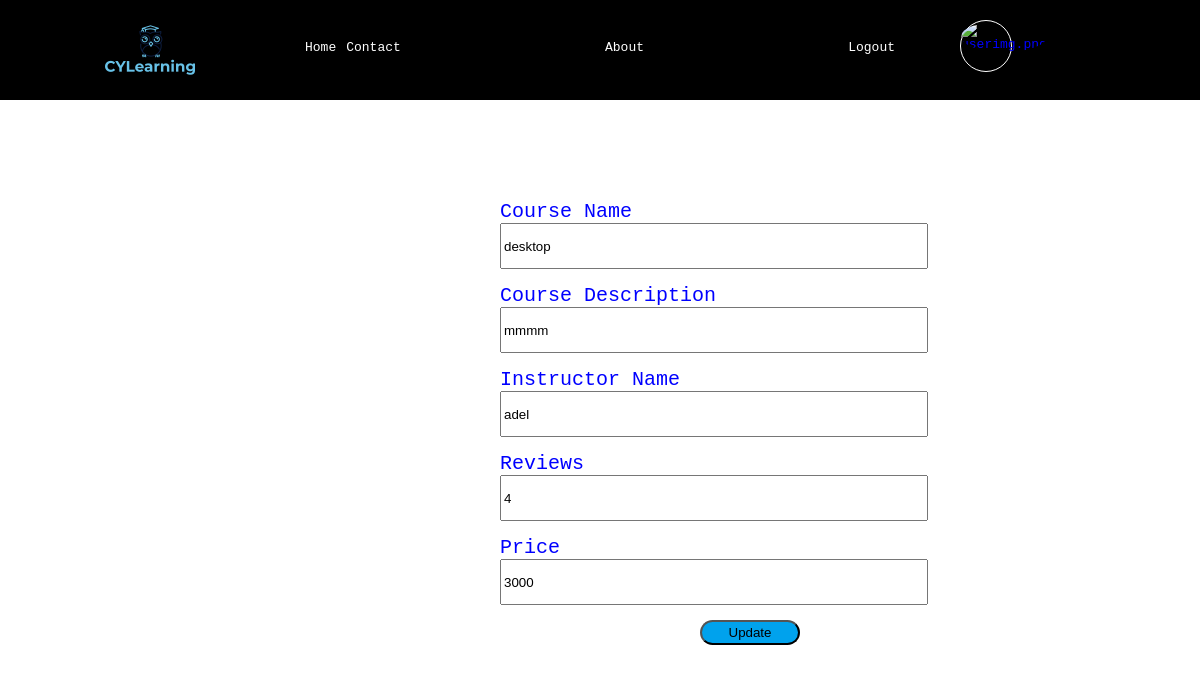
/editcourses.php?c_id=43, run on the app's committed database.
### tables this page shows
CREATE TABLE `adc` (
  `c_id` int(11) NOT NULL,
  `courseName` varchar(100) DEFAULT NULL,
  `courseDescription` text,
  `instructorName` varchar(100) DEFAULT NULL,
  `reviews` int(11) DEFAULT NULL,
  `price` int(11) DEFAULT NULL
);

### editcourses.php (the view, shortened to what this page needs)
<?php
include ("includes/header.php");
 $host = "localhost";
 $user = "root";
 $password = "";
 $database = "mydb";
 try{
 $conn = mysqli_connect($host, $user, $password, $database);
 }catch(Exception $ex){
     print "error";
 }
 $c_id = $_GET['c_id'];
$qry = mysqli_query($conn,"select * from adc where c_id='$c_id'");
$res = mysqli_fetch_array($qry);
?>
<html>
<body>
<form method="POST">
  <div class = "div1">
   <label> Course Name </label> <br> <input type="text" name="courseName" class = "txtStyle" value="<?php echo $res['courseName'] ?>" placeholder="Enter courseName" Required> <br> <br>
  <label> Course Description </label> <br> <input type="text" name="courseDescription" class = "txtStyle" value="<?php echo $res['courseDescription'] ?>" placeholder="Enter courseDescription" Required> <br> <br>
   <label> Instructor Name </label> <br> <input type="text" name="instructorName" class = "txtStyle" value="<?php echo $res['instructorName'] ?>" placeholder="Enter instructorName" Required> <br> <br>
    <label> Reviews </label> <br>  <input type="text" name="reviews"  class = "txtStyle" value="<?php echo $res['reviews'] ?>" placeholder="Enter reviews" Required> <br> <br>
	 <label> Price </label> <br> <input type="text" name="price" class = "txtStyle" value="<?php echo $res['price'] ?>" placeholder="Enter price" Required> <br> <br>
	   <div class = "div2">
  <input type="submit" name="update" value="Update" class = "btnStyle">
  </div>
     </div>
</form>
</body>
 </html>

### stylenew.css (style rules this page uses)
body { margin: 0; background-color: #fcf5f5; font-family: 'Montserrat', sans-serif; box-sizing: border-box; }

### editcourses.php (style rules this page uses)
body { font-family:monospace; background: url() no-repeat; color:#0000FF; }
.div1 { margin-top:100px; margin-left: 150px; height:100px; }
label { padding-left:350px; font-size: 20px; }
.txtStyle { text-align:left; margin-left:350px; width: 40%; height: 40px; }
.div2 { margin-left: 550px; }
.btnStyle { background:#00a2ed; width:100px; height:25px; border-radius: 15px 15px; }

### data on the page
adc: courseName "desktop", courseDescription "mmmm", instructorName "adel", reviews "4", price "3000"
